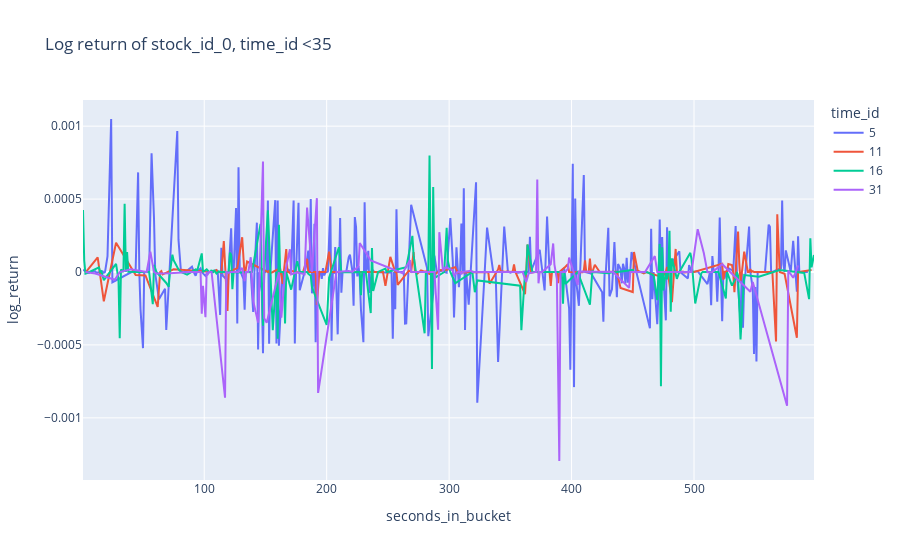

Write notebook code for a chart like this one.
### Code cell
fig = px.line(book_train_sample, x="seconds_in_bucket", y="log_return", title='Log return of stock_id_0, time_id <35', color='time_id')
if env == 'local' or env == 'kaggle':
    fig.write_image(save_path + 'logreturn_sample.png')
fig.show()

### Figure 1 — Plotly figure (JSON) as saved in the notebook; plotly's stock layout.template omitted (floating-point values rounded to 4 significant figures; data arrays with more than 128 entries replaced by an {"elided": "..."} marker saying what was removed)
{"data": [{"hovertemplate": "time_id=5<br>seconds_in_bucket=%{x}<br>log_return=%{y}<extra></extra>", "legendgroup": "5", "line": {"color": "#636efa", "dash": "solid"}, "mode": "lines", "name": "5", "orientation": "v", "showlegend": true, "type": "scatter", "x": {"elided": "301 int values"}, "xaxis": "x", "y": {"elided": "301 float values"}, "yaxis": "y"}, {"hovertemplate": "time_id=11<br>seconds_in_bucket=%{x}<br>log_return=%{y}<extra></extra>", "legendgroup": "11", "line": {"color": "#EF553B", "dash": "solid"}, "mode": "lines", "name": "11", "orientation": "v", "showlegend": true, "type": "scatter", "x": {"elided": "199 int values"}, "xaxis": "x", "y": {"elided": "199 float values"}, "yaxis": "y"}, {"hovertemplate": "time_id=16<br>seconds_in_bucket=%{x}<br>log_return=%{y}<extra></extra>", "legendgroup": "16", "line": {"color": "#00cc96", "dash": "solid"}, "mode": "lines", "name": "16", "orientation": "v", "showlegend": true, "type": "scatter", "x": {"elided": "187 int values"}, "xaxis": "x", "y": {"elided": "187 float values"}, "yaxis": "y"}, {"hovertemplate": "time_id=31<br>seconds_in_bucket=%{x}<br>log_return=%{y}<extra></extra>", "legendgroup": "31", "line": {"color": "#ab63fa", "dash": "solid"}, "mode": "lines", "name": "31", "orientation": "v", "showlegend": true, "type": "scatter", "x": [3, 11, 27, 31, 40, 53, 56, 59, 61, 72, 88, 93, 94, 97, 98, 99, 101, 102, 103, 104, 105, 106, 117, 118, 119, 120, 122, 128, 131, 133, 134, 135, 136, 138, 140, 144, 148, 149, 151, 161, 163, 166, 170, 171, 176, 182, 184, 188, 192, 193, 208, 218, 221, 226, 227, 236, 262, 268, 269, 272, 286, 288, 291, 292, 295, 297, 303, 304, 307, 309, 310, 311, 318, 319, 345, 353, 356, 360, 363, 365, 371, 372, 373, 374, 375, 376, 383, 385, 386, 388, 390, 391, 392, 395, 397, 398, 405, 406, 434, 447, 448, 453, 460, 468, 470, 473, 498, 503, 508, 511, 515, 523, 546, 548, 576, 577, 581, 583, 585], "xaxis": "x", "y": [0, -1.072e-05, -5.276e-05, 0, 1.953e-05, 0, 0.000139, 0, -9.429e-06, -9.319e-06, 0, 0, 0, 0, -0.0002853, -9.443e-05, -0.0003092, 0, -1.378e-05, 0, 0, 0, -0.0008621, 0, -3.804e-06, -5.171e-06, 0, 0, 2.734e-05, -6.283e-05, 0, 0, 0, 0.000101, -0.0001989, -0.000347, 0.0007574, -0.0003174, -0.0003477, -2.154e-06, -0.0003137, -2.565e-06, 0.0001563, -1.577e-05, -2.181e-06, -1.468e-05, 0.0004412, 0, 0.0005063, -0.0008292, 0, 6.525e-06, 0, 3.882e-05, 0.0001994, 7.936e-05, -7.974e-06, 8.113e-05, 0, 0, 0, 0, -0.0003955, 0.000273, 4.962e-06, 3.278e-05, 1.177e-05, -2.31e-05, 4.408e-07, 0, -1.491e-05, 0, 7.977e-06, 0, 8.016e-08, 0, 0, 0, -6.905e-05, -8.745e-06, 0, 0.0006335, -7.782e-05, 0, 0, 0, 5.375e-05, 0.0001959, 5.101e-05, -4.894e-05, -0.001296, 0, 0, 0, 2.371e-05, 9.892e-05, -8.8e-05, 4.216e-06, 0, -0.0001089, 8.692e-07, 0, 0, 0.0001089, 0, 0, 0, 0.0002938, 0.0001308, -1.948e-06, 0, 5.373e-05, -0.000135, -6.86e-05, -0.000917, 9.544e-06, -3.965e-05, -4.681e-06, 4.433e-05], "yaxis": "y"}], "layout": {"legend": {"title": {"text": "time_id"}, "tracegroupgap": 0}, "title": {"text": "Log return of stock_id_0, time_id <35"}, "xaxis": {"anchor": "y", "domain": [0, 1], "title": {"text": "seconds_in_bucket"}}, "yaxis": {"anchor": "x", "domain": [0, 1], "title": {"text": "log_return"}}}}
